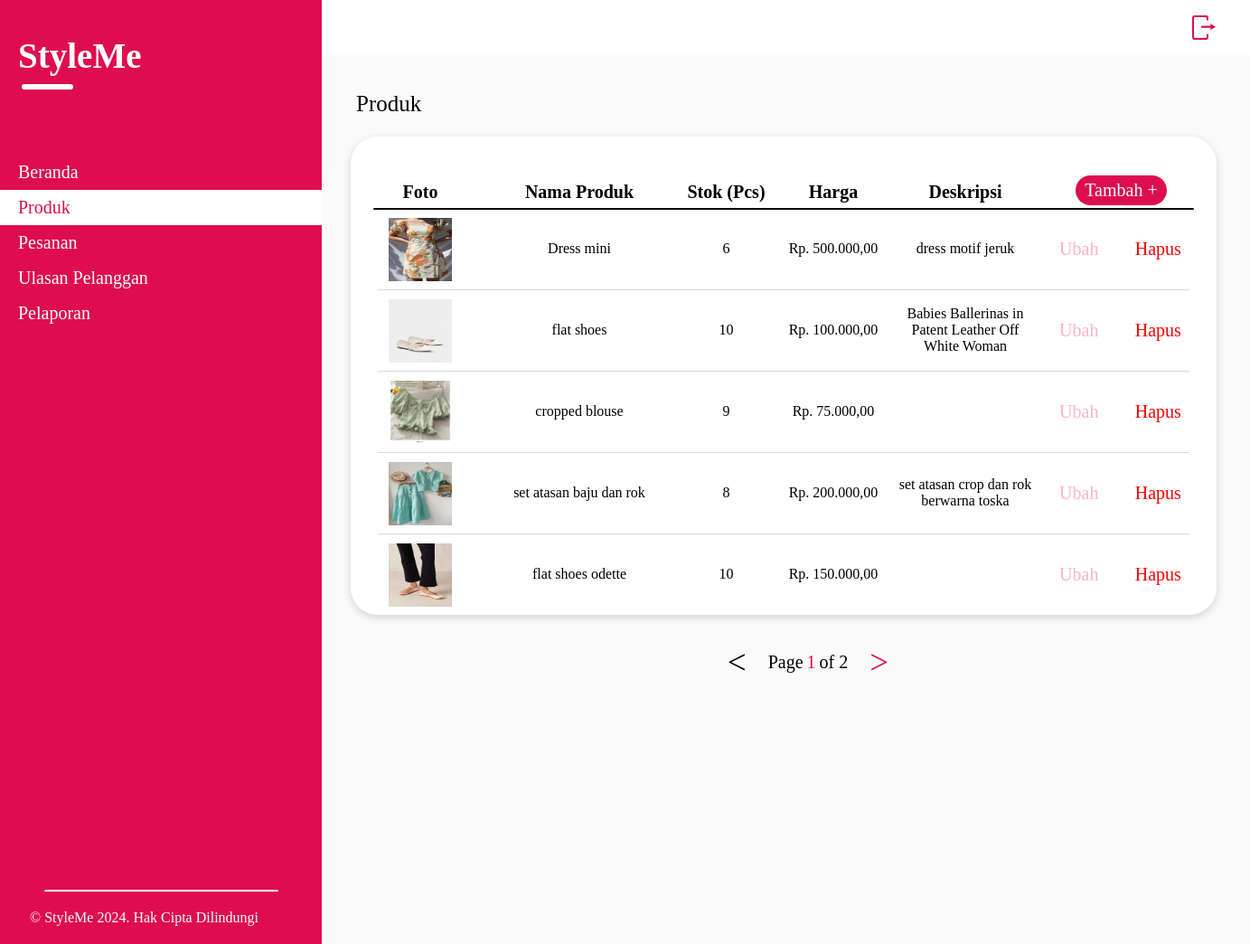
The page /produk_page on the database its author committed.
### tables this page shows
CREATE TABLE `data_product` (
  `id` int(11) NOT NULL,
  `produk` varchar(50) DEFAULT NULL,
  `stok` varchar(10) DEFAULT NULL,
  `harga` varchar(50) NOT NULL,
  `deskripsi` text DEFAULT NULL,
  `foto` varchar(200) DEFAULT NULL
);

### produk_page.php (the view, shortened to what this page needs)
<!DOCTYPE html>
<html>
<head>
</head>
<body>
	<?php $this_page='produk'; ?>
	<?php require("page_template.php"); ?>
		<div class="col12" id="page-content">
			<div class="row">
				<div id="produk-user">
					<p style="display: inline; font-family: Montserrat medium; margin: 0;">Produk </p>
				</div>
			</div>
			<div class="col12" style="position: absolute; top: 0; text-align: left;">
				<div id="table-box">
					<?php
						include('config.php');
						$per_page_record = 5;
							if (isset($_GET["page"])) {
								$page  = $_GET["page"];
							}
							else {
							$page=1;
							}
						$start_from = ($page-1) * $per_page_record;
					?>
					<table>
						<tr style="height: 79px;">
							<th style='width: 100px;'>Foto</th>
							<th style="width: 21px;"></th>
							<th style='width: 210px;'>Nama Produk</th>
							<th style='width: 115px;'>Stok (Pcs)</th>
							<th style="width: 122px;">Harga</th>
							<th style='width: 170px;'>Deskripsi</th>
							<th style='width: 175px; padding-top: 40px;' colspan='2'><button id='button-tambah' onclick="location.href='form_tambah_produk.php'">Tambah +</button></th>
						</tr>
						<hr style='width: 908px; position: absolute; border-radius: 5px; border: none; height: 2px; top: 79px; left: 25px; background-color: black; margin: 0; padding: 0;'>
						<?php
						$query = "SELECT * FROM data_product ORDER BY id ASC LIMIT $start_from, $per_page_record";
						$result = mysqli_query($conn, $query);
						$awal = 169;
						$tambah = 0;
						$jlh_garis = 0;
						include('update_stok.php');
						while($row = mysqli_fetch_assoc($result)){
							$tambah = $awal + $tambah;
							$awal= 90;
						 ?>
							<tr>
						    <td><img src="images/<?php echo $row['foto']; ?>" style="width: 70px; height: 70px; margin: 5px 0 0 0;"></td>
							<td></td>
						    <td><?php echo $row['produk']; ?></td>
						    <td><?php echo $row['stok']; ?></td>
							<td style="padding: 0;">Rp. <?php echo $row['harga'];?></td>
						    <td><?php echo $row['deskripsi']; ?></td>
							<form action="produk_page.php?id=<?php echo $row['id'];?>#tanya-batal" method="POST">
								<td><a id="ubah" href="form_edit_produk.php?id=<?php echo $row['id'];?>&page=<?php echo $page;?>">Ubah</a></td>
								<td><input type="hidden" value="hapus"><a id="hapus" href="produk_page.php?id=<?php echo $row['id'];?>&page=<?php echo $page;?>#tanya-batal">Hapus</a></td>
							</form>
						    </tr>
						<?php
							$jlh_garis++;
							if ($jlh_garis < 5) {
								echo "<hr style='top: " . $tambah . "px;' id='garis'>";
							}
						}
						?>
					</table>
					<div class="col12" id="page">
							<?php
								$query = "SELECT COUNT(*) FROM data_product";
								$rs_result = mysqli_query($conn, $query);
								$row = mysqli_fetch_row($rs_result);
								$total_records = $row[0];
								$total_pages = ceil($total_records / $per_page_record);
								if($page >= 2){
									echo "<a href='produk_page.php?page=".($page-1)."' id='page-num' style='padding: 0 20px 0 0;'>  &lt; </a>";
								} else {
									echo "<a href='' id='page-num' style='padding: 0 20px 0 0; color: black'>  &lt; </a>";
								}
								?>
							<p style="font-size: 20px; font-family: montserrat medium; display: inline-block; padding: 0; margin: 0; position: relative; bottom: 26px;">Page</p> <p style="color: #DE0D4F; font-size: 20px; display: inline-block; padding: 0; margin: 0; font-family: montserrat medium; position: relative; bottom: 26px;"><?php echo $page; ?></p> <p style="font-size: 20px; font-family: montserrat medium; display:inline-block; padding: 0; margin: 0; position: relative; bottom: 26px;"> of <?php echo $total_pages; ?></p>
							<?php
								if($page < $total_pages){
									echo "<a href='produk_page.php?page=".($page+1)."' id='page-num' style='padding: 0 0 0 20px;'>  &gt; </a>";
								} else {
									echo "<a href='' id='page-num' style='padding: 0 0 0 20px; color: black'>  &gt; </a>";
								}
							?>
					</div>
				</div>
			</div>
		</div>
</body>
</html>

### page_template.php (shortened to what this page needs)
<!DOCTYPE html>
<html>
<head>
</head>
<body style="padding: 0; margin: 0; overflow-x: hidden;">
	<div class="sidebar">
		<p style="font-size: 39.06px; text-align: left; padding-left: 20px;"><b>StyleMe</b></p>
		<hr style="width: 57px; border: 3px solid white; background-color: white; margin : -30px 0 72px 24px; border-radius: 5px;">
		<a class="<?php if($this_page=='beranda'){
                     echo 'active';}?>" href="home_page.php">Beranda</a>
		<a class="<?php
                if($this_page=='produk'){
                     echo 'active';
                }
          ?>" href="produk_page.php">Produk</a>
		<a class="<?php
                if($this_page=='chat'){
                     echo 'active';
                }
          ?>" href="pesanan.php">Pesanan</a>
		<a class="<?php
                if($this_page=='ulasan'){
                     echo 'active';
                }
          ?>" href="ulasan.php">Ulasan Pelanggan</a>
		<a class="<?php
                if($this_page=='pelaporan'){
                     echo 'active';
                }
          ?>" href="pelaporan.php">Pelaporan</a>
		<footer>
			<hr style="width: 259px; border: 1px solid white; background-color: white; margin : 0 0 20px 48.5px; border-radius: 5px;">
			<p style="color: white; font-size: 16px; font-family: montserrat semibold; margin: 0px 0px 0 33px;">&copy; StyleMe 2024. Hak Cipta Dilindungi</p>
		</footer>
	</div>
	<div class="content">
		<div class="col12" id="header">
			<a href="logout.php" id="logout"><img src="logout.svg"></a>
			<div id="user-icon">
			</div>
		</div>
</body>
</html>

### produk_page.php (style rules this page uses)
#produk-user { color: black; position: relative; text-align: left; left: 6px; top: 40px; font-size: 25px; font-family: montserrat semibold; }
#table-box { width: 958px; height: 529px; box-shadow: 0 3px 10px rgba(0, 0, 0, 0.16); border-radius: 30px; background-color: white; position: relative; display: inline-block; text-align: center; top: 90px; padding: 0 0 0 27px; }
a { text-decoration: none; }
#table-box table { border-collapse: collapse; padding: 0; margin: 0; }
td { font-size: 16px; font-family: Montserrat medium; height: 90px; padding: 0 5px; margin: 0; }
th { font-size: 20px; font-family: montserrat semibold; padding-top: 45px; }
#garis { border: none; background-color: #DADADA; height: 1px; width: 898px; position: absolute; margin: 0; padding: 0; border-radius: 5px; left: 30px; }
#ubah { font-size: 20px; color: #FBB4C6; font-family: montserrat semibold; text-decoration: none; transition: 0.3s; cursor: pointer; }
#hapus { font-size: 20px; color: red; font-family: montserrat semibold; text-decoration: none; transition: 0.3s; cursor: pointer; }
#button-tambah { background-color: #DE0D4F; color: white; font-family: montserrat semibold; text-decoration: none; font-size: 20px; padding: 5px 10px; border-radius: 30px; position: relative; top: 0; border: none; transition: 0.3s; }
#page { position: absolute; top: 580px; font-family: montserrat medium; text-align: center; }
#page-num { position: relative; bottom: 20px; text-align: center; font-size: 37px; font-family: montserrat medium; display: inline-block; color: #DE0D4F; }
button { background-color: #DE0D4F; border: none; color: white; transition: 0.3s; }

### page_template.php (style rules this page uses)
body { margin: 0; font-family: Montserrat; }
* { box-sizing: border-box; }
.row::after { content: ""; clear: both; display: block; }
[class*="col"] { float: left; padding: 0; margin: 0; text-align: center; }
.col12 { width: 100%; }
.sidebar { margin: 0; padding: 0; width: 356px; background-color: #DE0D4F; position: fixed; height: 100%; overflow: hidden; color: white; }
.sidebar a { font-family: montserrat medium; font-size: 20px; display: block; color: white; padding: 8px 0 8px 20px; text-decoration: none; }
.sidebar a.active { background-color:white; color: #DE0D4F; }
footer { position: fixed; width: 356px; bottom: 20px; }
div.content { padding-left: 356px; width: 100%; height: 100%; position: absolute; left: 0; z-index: -1; }
#header { position: sticky; top: 0 ; background-color: white; height: 61px; z-index: 1; }
#logout { padding-top: 17.4px; position: relative; top: 0; right: 38.4px; float: right; }
#page-content { background-color: #FAFAFA; height: 100%; margin: 0; padding: 0 0 0 32px; position: relative; }

### rows shown on the page
data_product: foto (picture), produk "Dress mini", stok "6", harga "500.000,00", deskripsi "dress motif jeruk"
data_product: foto (picture), produk "flat shoes", stok "10", harga "100.000,00", deskripsi "Babies Ballerinas in Patent Leather Off White Woman"
data_product: foto (picture), produk "cropped blouse", stok "9", harga "75.000,00"
data_product: foto (picture), produk "set atasan baju dan rok", stok "8", harga "200.000,00", deskripsi "set atasan crop dan rok berwarna toska"
data_product: foto (picture), produk "flat shoes odette", stok "10", harga "150.000,00"

### other values the page prints
$page "1"
$total_pages "2"
